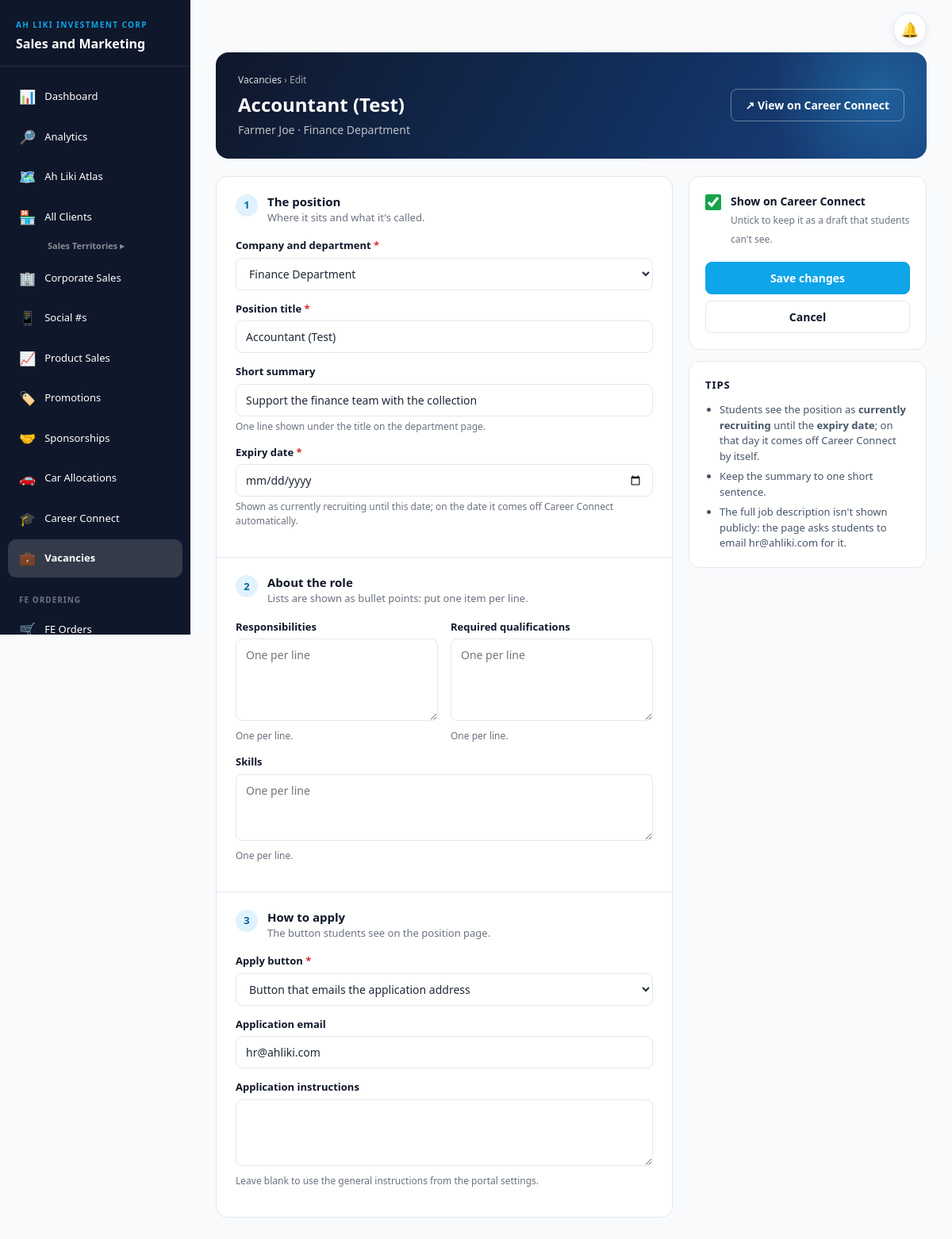
The app's page /manage/career-connect/vacancies/12/ (signed in) with its own data.
### career_connect/models.py (models this page shows, shortened)
class Role(models.Model):
    NOT_STATED, OPEN, CLOSED = 'not_stated', 'open', 'closed'
    VACANCY_CHOICES = [
        (NOT_STATED, 'Not stated'),
        (OPEN, 'Currently recruiting'),
        (CLOSED, 'Not currently recruiting'),
    ]
    APPLY_NONE, APPLY_FORM, APPLY_LINK, APPLY_EMAIL = 'none', 'interest_form', 'external_link', 'email'
    APPLY_CHOICES = [
        (APPLY_NONE, 'No apply button'),
        (APPLY_FORM, 'Expression-of-interest form on this page'),
        (APPLY_LINK, 'Button to an external application link'),
        (APPLY_EMAIL, 'Button that emails the application address'),
    ]
    department = models.ForeignKey(Department, on_delete=models.PROTECT, related_name='roles')
    title = models.CharField(max_length=150)
    slug = models.SlugField(max_length=80, help_text='Used in the web address; unique within the department.')
    summary = models.CharField(max_length=300, blank=True, help_text='One line shown on the department page.')
    description = models.TextField('job description', blank=True)
    responsibilities = models.TextField(blank=True, help_text='One per line.')
    qualifications = models.TextField('required qualifications', blank=True, help_text='One per line.')
    skills = models.TextField('skills', blank=True, help_text='One per line.')
    vacancy_status = models.CharField(max_length=20, choices=VACANCY_CHOICES, default=NOT_STATED)
    how_to_apply = models.TextField('application instructions', blank=True,
                                    help_text='Leave blank to use the general instructions from the portal settings.')
    apply_method = models.CharField('apply button', max_length=20, choices=APPLY_CHOICES, default=APPLY_NONE)
    apply_url = models.URLField('external application link', blank=True)
    apply_email = models.EmailField('application email', blank=True)
    expires_on = models.DateField(
        'expiry date', null=True, blank=True,
        help_text='Optional. From this date the position is taken off Career Connect automatically.')
    order = models.PositiveIntegerField(default=0)
    is_published = models.BooleanField(default=True)
    objects = RoleQuerySet.as_manager()
    class Meta:
        ordering = ('department__company__order', 'department__order', 'order', 'title')
        constraints = [models.UniqueConstraint(fields=('department', 'slug'), name='career_role_unique_slug')]
        permissions = [('manage_vacancies', 'Can post and update vacancies on the HR vacancies page')]
    def get_absolute_url(self):
        return reverse('career_connect_role', args=[self.department.company.slug, self.department.slug, self.slug])
    @property
    def is_expired(self):
        return self.expires_on is not None and self.expires_on <= office_today()

class Department(models.Model):
    COLOURS = {
        'blue':   ('#1E6FE0', '#0B3F8F', '#E3EEFD'),
        'purple': ('#7C3AED', '#4C1D95', '#EEE7FD'),
        'orange': ('#F07A1A', '#9A3F07', '#FDEBDC'),
        'green':  ('#16A34A', '#0F5D2E', '#DDF5E5'),
        'teal':   ('#0E9BB5', '#0A5566', '#DCF3F7'),
        'navy':   ('#1E40AF', '#0B1F4D', '#E2E8F7'),
    }
    COLOUR_CHOICES = [(k, k.title()) for k in COLOURS]
    SYMBOL_CHOICES = [('coins', 'Coins (finance)'), ('megaphone', 'Megaphone (marketing)'), ('people', 'People (HR)'),
                      ('chart', 'Chart (sales)'), ('box', 'Box (warehouse)'), ('wrench', 'Wrench (trades)'),
                      ('briefcase', 'Briefcase')]
    company = models.ForeignKey(Company, on_delete=models.PROTECT, related_name='departments')
    name = models.CharField(max_length=120)
    slug = models.SlugField(max_length=80, help_text='Used in the web address, e.g. "finance"; unique within the company.')
    symbol = models.CharField('icon', max_length=20, choices=SYMBOL_CHOICES, default='briefcase')
    colour = models.CharField(max_length=20, choices=COLOUR_CHOICES, default='blue')
    background = models.ImageField(
        'background photo', upload_to='career_connect/departments/', blank=True,
        validators=[FileExtensionValidator(PHOTO_TYPES), _photo_size],
        help_text=f'Optional. Shown faded behind the department card and page heading (JPG, PNG or WebP, under {MAX_PHOTO_MB} MB).')
    background_opacity = models.PositiveSmallIntegerField(
        'photo strength (%)', default=50, validators=[MinValueValidator(10), MaxValueValidator(90)],
        help_text='How strongly the photo shows over the department colour: 50 = half faded (recommended).')
    description = models.TextField(blank=True)
    order = models.PositiveIntegerField(default=0)
    is_published = models.BooleanField(default=True)
    class Meta:
        ordering = ('company__order', 'order', 'name')
        constraints = [models.UniqueConstraint(fields=('company', 'slug'), name='career_department_unique_slug')]

class Company(models.Model):
    COLOURS = {
        'blue':   ('#1E6FE0', '#0B3F8F', '#E3EEFD'),
        'purple': ('#7C3AED', '#4C1D95', '#EEE7FD'),
        'orange': ('#F07A1A', '#9A3F07', '#FDEBDC'),
        'green':  ('#16A34A', '#0F5D2E', '#DDF5E5'),
        'teal':   ('#0E9BB5', '#0A5566', '#DCF3F7'),
        'navy':   ('#1E40AF', '#0B1F4D', '#E2E8F7'),
        'red':    ('#DC2626', '#7F1D1D', '#FDE4E4'),
    }
    COLOUR_CHOICES = [(k, k.title()) for k in COLOURS]
    SYMBOL_CHOICES = [('store', 'Store (wholesale / retail)'), ('cart', 'Cart (supermarket)'),
                      ('utensils', 'Utensils (food)'), ('leaf', 'Leaf (farm)'), ('building', 'Building')]
    FIT_CHOICES = [('contain', 'Whole picture, centred (best for logos)'), ('cover', 'Fill the card (best for photos)')]
    name = models.CharField(max_length=120)
    slug = models.SlugField(max_length=80, unique=True, help_text='Used in the web address, e.g. "farmer-joe".')
    symbol = models.CharField('icon', max_length=20, choices=SYMBOL_CHOICES, default='building')
    colour = models.CharField(max_length=20, choices=COLOUR_CHOICES, default='navy')
    background = models.ImageField(
        'background photo or logo', upload_to='career_connect/companies/', blank=True,
        validators=[FileExtensionValidator(PHOTO_TYPES), _photo_size],
        help_text=f'Optional. Shown faded behind the company card and page heading (JPG, PNG or WebP, under {MAX_PHOTO_MB} MB).')
    background_fit = models.CharField('picture fit', max_length=10, choices=FIT_CHOICES, default='contain')
    background_opacity = models.PositiveSmallIntegerField(
        'photo strength (%)', default=50, validators=[MinValueValidator(10), MaxValueValidator(90)],
        help_text='How strongly the picture shows over the company colour: 50 = half faded (recommended).')
    description = models.TextField(blank=True)
    order = models.PositiveIntegerField(default=0)
    is_published = models.BooleanField(default=True)
    class Meta:
        ordering = ('order', 'name')
        verbose_name_plural = 'companies'
    def __str__(self):
        return self.name

### career_connect/hr_views.py (the view)
# urls.py: path('manage/career-connect/vacancies/<int:role_id>/',     hr_views.vacancy_edit,   name='hr_vacancy_edit'),
@hr_page
def vacancy_edit(request, role_id):
    return _edit(request, get_object_or_404(Role.objects.select_related('department__company'), pk=role_id))

### career_connect/templates/career_connect/hr/vacancy_form.html (shortened to what this page needs)
{% extends 'shops/base.html' %}
{% block content %}
<div class="hr-hero">
  <div>
    <div class="hr-crumbs"><a href="{% url 'hr_vacancies' %}">Vacancies</a> › {% if role %}Edit{% else %}New{% endif %}</div>
    <h2>{% if role %}{{ role.title }}{% else %}Post a vacancy{% endif %}</h2>
    <p>{% if role %}{{ role.department.company }} · {{ role.department.name }}{% else %}Choose the company and department, describe the position and how students can apply.{% endif %}</p>
  </div>
  {% if role and role.is_published and not role.is_expired and role.department.is_published and role.department.company.is_published %}
  <a href="{{ role.get_absolute_url }}" target="_blank" rel="noopener" class="btn-sms btn-outline-custom" style="color:#fff;border-color:rgba(255,255,255,.35)">↗ View on Career Connect</a>
  {% endif %}
</div>
<form method="post" novalidate>
  <div class="hr-form-grid">
    <div class="sms-card">
      <div class="hr-section">
        <div class="hr-section-head"><span class="hr-step">1</span><div><h3>The position</h3><p>Where it sits and what it's called.</p></div></div>
        {% include 'career_connect/hr/_field.html' with field=form.department %}
        {% include 'career_connect/hr/_field.html' with field=form.title %}
        {% include 'career_connect/hr/_field.html' with field=form.summary %}
        {% include 'career_connect/hr/_field.html' with field=form.expires_on %}
      </div>
      <div class="hr-section">
        <div class="hr-section-head"><span class="hr-step">2</span><div><h3>About the role</h3><p>Lists are shown as bullet points: put one item per line.</p></div></div>
        <div class="hr-two">
          {% include 'career_connect/hr/_field.html' with field=form.responsibilities %}
          {% include 'career_connect/hr/_field.html' with field=form.qualifications %}
        </div>
        {% include 'career_connect/hr/_field.html' with field=form.skills %}
      </div>
      <div class="hr-section">
        <div class="hr-section-head"><span class="hr-step">3</span><div><h3>How to apply</h3><p>The button students see on the position page.</p></div></div>
        {% include 'career_connect/hr/_field.html' with field=form.apply_method %}
        {% include 'career_connect/hr/_field.html' with field=form.apply_email %}
        {% include 'career_connect/hr/_field.html' with field=form.how_to_apply %}
      </div>
    </div>
    <aside class="hr-side">
      <div class="sms-card">
        <label class="hr-switch" for="{{ form.is_published.id_for_label }}">
          {{ form.is_published }}
          <span><b>{{ form.is_published.label }}</b><small>{{ form.is_published.help_text }}</small></span>
        </label>
        <div style="display:flex;flex-direction:column;gap:8px;margin-top:18px">
          <button type="submit" class="btn-sms btn-accent-custom" style="justify-content:center">{% if role %}Save changes{% else %}Post vacancy{% endif %}</button>
          <a href="{% url 'hr_vacancies' %}" class="btn-sms btn-outline-custom" style="justify-content:center">Cancel</a>
        </div>
      </div>
      <div class="sms-card">
        <div class="form-section-title">Tips</div>
        <ul class="hr-tips">
          <li>Students see the position as <b>currently recruiting</b> until the <b>expiry date</b>; on that day it comes off Career Connect by itself.</li>
          <li>Keep the summary to one short sentence.</li>
          <li>The full job description isn't shown publicly: the page asks students to email hr@ahliki.com for it.</li>
        </ul>
      </div>
    </aside>
  </div>
</form>
{% endblock %}

### career_connect/templates/career_connect/hr/_field.html (shortened to what this page needs)
<div class="form-group{% if field.errors %} has-error{% endif %}" id="group-{{ field.name }}">
  <label class="sms-label" for="{{ field.id_for_label }}">{{ field.label }}{% if field.field.required %} <span style="color:var(--danger)">*</span>{% endif %}</label>
  {{ field }}
  {% if field.help_text %}<div class="help">{{ field.help_text }}</div>{% endif %}
</div>

### records on screen
Role: title "Accountant (Test)", department.company "Farmer Joe", department.name "Finance Department", department "Finance Department", summary "Support the finance team with the collection", apply_method "Button that emails the application address", apply_email "hr@ahliki.com", is_published "☑"

### other values on screen
{{ field.label }} "Company and department Position title Short summary Expiry date Responsibilities Required qualifications Skills Apply button Application email Application instructions"
